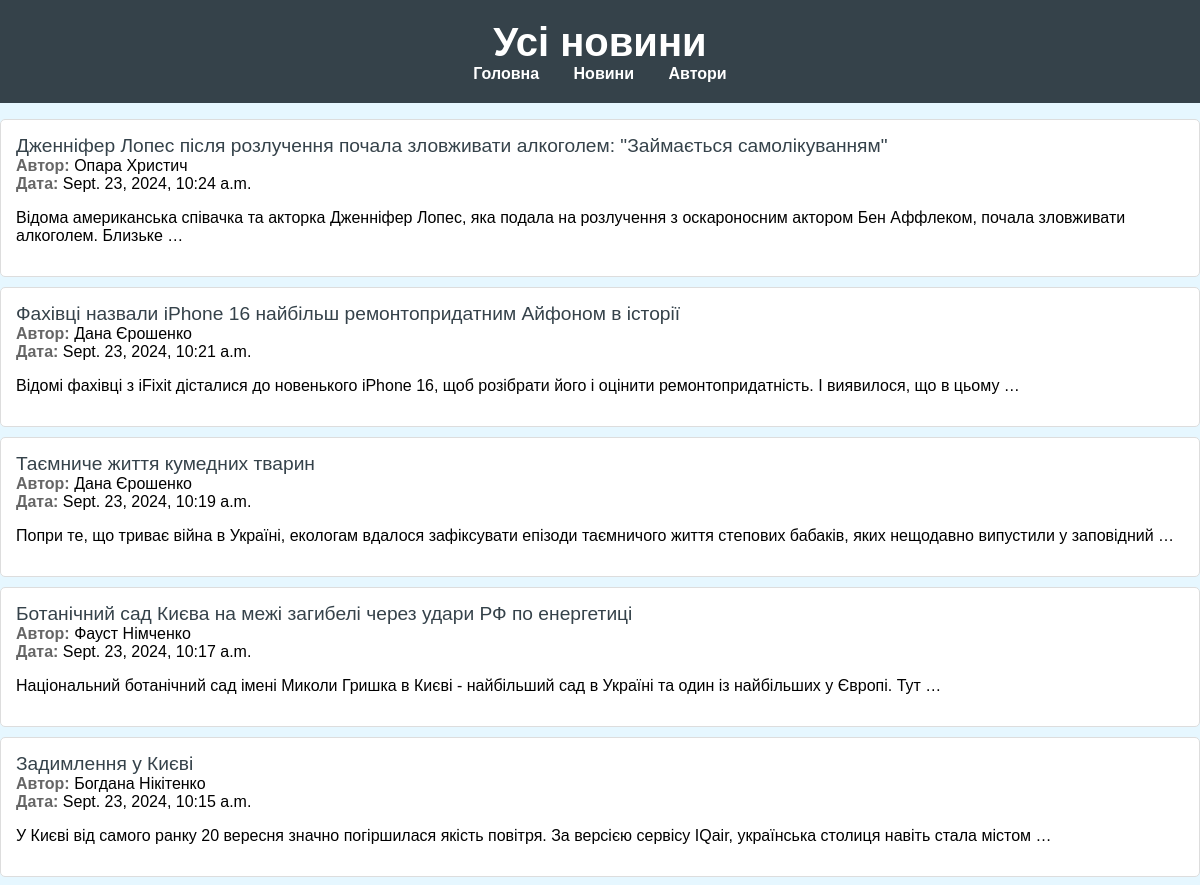
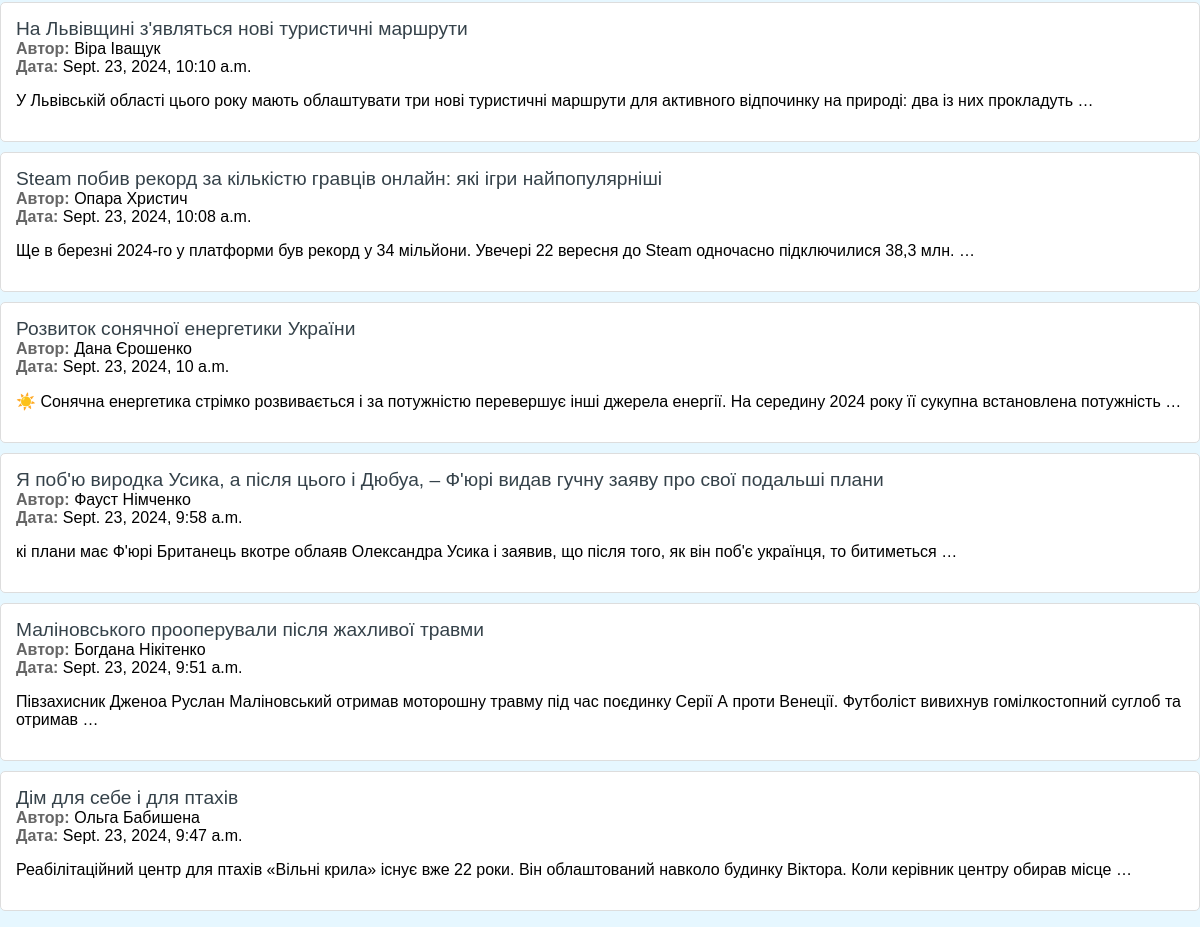
Page /news/ on the committed database (2 pictures, top to bottom).
### news/models.py (models this page shows, shortened)
class News(models.Model):
    title = models.CharField(max_length=200)
    author = models.ForeignKey(Author, on_delete=models.CASCADE)
    published_date = models.DateTimeField(auto_now_add=True)
    content = models.TextField()

class Author(models.Model):
    first_name = models.CharField(max_length=100)
    last_name = models.CharField(max_length=100)
    bio = models.TextField()
    def __str__(self):
        return f"{self.first_name} {self.last_name}"

### news/views.py (the view)
# urls.py: path('news/', views.news_list, name='news_list'),
def news_list(request):
    all_news = News.objects.order_by('-published_date')
    return render(request, 'news/news_list.html', {'all_news': all_news})

### news/templates/news/news_list.html (shortened to what this page needs)
{% load static %}
<!DOCTYPE html>
<html lang="uk">
<head>
    <link rel="stylesheet" href="{% static 'news/css/style.css' %}">
</head>
<body>
    <header>
        <h1>Усі новини</h1>
        <nav>
            <a href="/">Головна</a>
            <a href="/news/">Новини</a>
            <a href="/authors/">Автори</a>
        </nav>
    </header>
    <ul>
        {% for news in all_news %}
            <li>
                <a href="{% url 'news_detail' news.id %}">{{ news.title }}</a><br>
                <strong>Автор:</strong> {{ news.author }}<br>
                <strong>Дата:</strong> {{ news.published_date }}<br>
                <p>{{ news.content|truncatewords:20 }}</p>
            </li>
        {% endfor %}
    </ul>
</body>
</html>

### news/static/news/css/style.css (style rules this page uses)
body { font-family: Arial, sans-serif; background-color: #e6f7ff; margin: 0; padding: 0; }
header { background: #35424a; color: #ffffff; padding: 20px 0; text-align: center; }
nav a { color: #ffffff; margin: 0 15px; text-decoration: none; font-weight: bold; }
h1, h2 { margin: 0; }
h1 { font-size: 2.5em; }
ul { list-style-type: none; padding: 0; }
li { background: #ffffff; border: 1px solid #dddddd; border-radius: 5px; margin: 10px 0; padding: 15px; }
li a { color: #35424a; text-decoration: none; font-size: 1.2em; }
strong { color: #666666; }

### rows in the picture
News: title "Дженніфер Лопес після розлучення почала зловживати алкоголем: \"Займається самолікуванням\"", author "Опара Христич", published_date "Sept. 23, 2024, 10:24 a.m.", content "Відома американська співачка та акторка Дженніфер Лопес, яка подала на розлучення з оскароносним актором Бен Аффлеком, почала зловживати алкоголем. Близьке …"
News: title "Фахівці назвали iPhone 16 найбільш ремонтопридатним Айфоном в історії", author "Дана Єрошенко", published_date "Sept. 23, 2024, 10:21 a.m.", content "Відомі фахівці з iFixit дісталися до новенького iPhone 16, щоб розібрати його і оцінити ремонтопридатність. І виявилося, що в цьому …"
News: title "Таємниче життя кумедних тварин", author "Дана Єрошенко", published_date "Sept. 23, 2024, 10:19 a.m.", content "Попри те, що триває війна в Україні, екологам вдалося зафіксувати епізоди таємничого життя степових бабаків, яких нещодавно випустили у заповідний …"
News: title "Ботанічний сад Києва на межі загибелі через удари РФ по енергетиці", author "Фауст Німченко", published_date "Sept. 23, 2024, 10:17 a.m.", content "Національний ботанічний сад імені Миколи Гришка в Києві - найбільший сад в Україні та один із найбільших у Європі. Тут …"
News: title "Задимлення у Києві", author "Богдана Нікітенко", published_date "Sept. 23, 2024, 10:15 a.m.", content "У Києві від самого ранку 20 вересня значно погіршилася якість повітря. За версією сервісу IQair, українська столиця навіть стала містом …"
News: title "На Львівщині з'являться нові туристичні маршрути", author "Віра Іващук", published_date "Sept. 23, 2024, 10:10 a.m.", content "У Львівській області цього року мають облаштувати три нові туристичні маршрути для активного відпочинку на природі: два із них прокладуть …"
News: title "Steam побив рекорд за кількістю гравців онлайн: які ігри найпопулярніші", author "Опара Христич", published_date "Sept. 23, 2024, 10:08 a.m.", content "Ще в березні 2024-го у платформи був рекорд у 34 мільйони. Увечері 22 вересня до Steam одночасно підключилися 38,3 млн. …"
News: title "Розвиток сонячної енергетики України", author "Дана Єрошенко", published_date "Sept. 23, 2024, 10 a.m.", content "☀️ Сонячна енергетика стрімко розвивається і за потужністю перевершує інші джерела енергії. На середину 2024 року її сукупна встановлена потужність …"
News: title "Я поб'ю виродка Усика, а після цього і Дюбуа, – Ф'юрі видав гучну заяву про свої подальші плани", author "Фауст Німченко", published_date "Sept. 23, 2024, 9:58 a.m.", content "кі плани має Ф'юрі Британець вкотре облаяв Олександра Усика і заявив, що після того, як він поб'є українця, то битиметься …"
News: title "Маліновського прооперували після жахливої травми", author "Богдана Нікітенко", published_date "Sept. 23, 2024, 9:51 a.m.", content "Півзахисник Дженоа Руслан Маліновський отримав моторошну травму під час поєдинку Серії А проти Венеції. Футболіст вивихнув гомілкостопний суглоб та отримав …"
News: title "Дім для себе і для птахів", author "Ольга Бабишена", published_date "Sept. 23, 2024, 9:47 a.m.", content "Реабілітаційний центр для птахів «Вільні крила» існує вже 22 роки. Він облаштований навколо будинку Віктора. Коли керівник центру обирав місце …"
